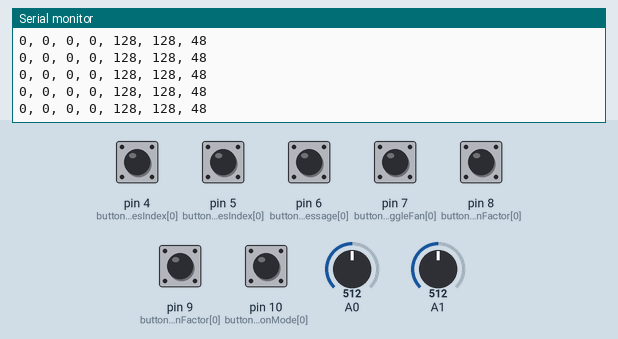
Recording of a sketch running on a simulated Arduino Uno, built with avr-gcc and run on an emulated ATmega328P. Parts: the last lines printed to the serial monitor. Inputs (shaded band) come from the test bench; at power-on: pin 4 (buttonIncrementMessagesIndex[0]), pin 5 (buttonDecrementMessagesIndex[0]), pin 6 (buttonReadyToDisplayMessage[0]), pin 7 (buttonToggleFan[0]), pin 8 (buttonIncrementSpeedReductionFactor[0]), pin 9 (buttonDecrementSpeedReductionFactor[0]), pin 10 (buttonToggleUnisonMode[0]) LOW, A0 = 512, A1 = 512.

Above: at 1.2 s.
1.3 s: A0 set to 415
At 2.3 s:
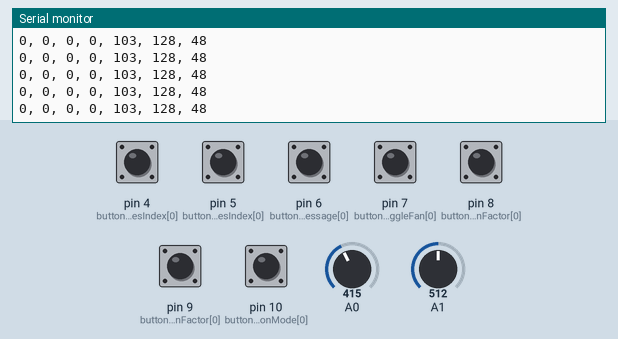
4.3 s: A0 set to 385
At 5.1 s:
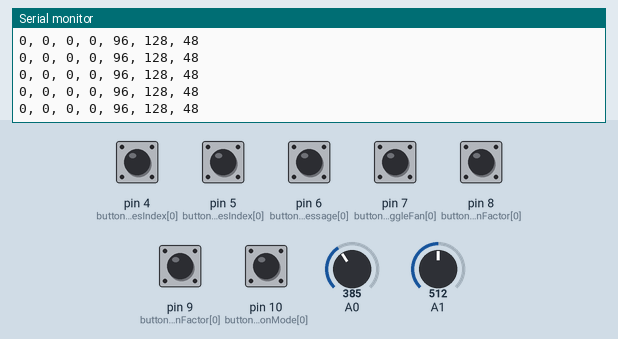
7.3 s: A1 set to 409
At 8.1 s:
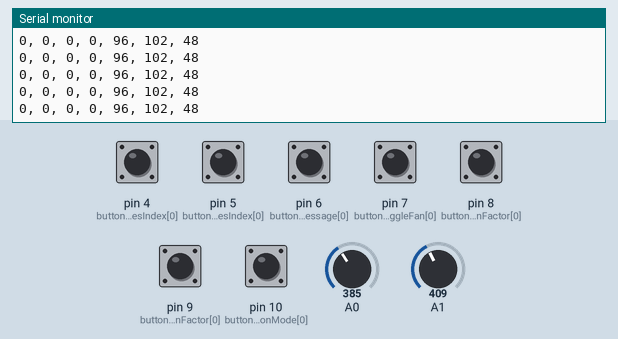
10.3 s: A1 set to 392
At 11.0 s:
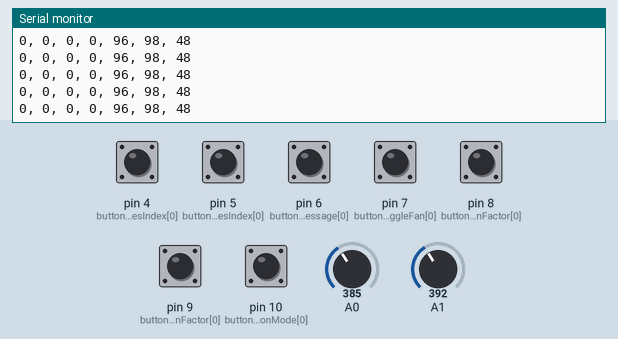
Timing chart, 0 to 13.3 s (numbered marks = the images above; inputs shaded):
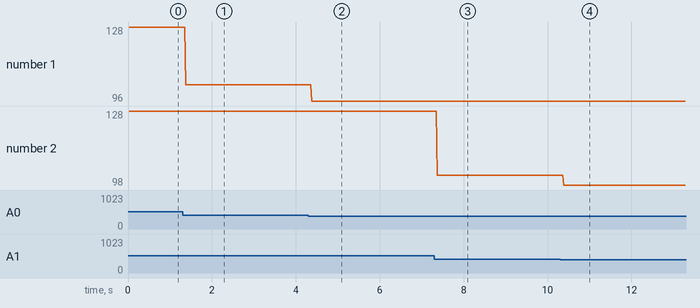

Measured:
- after the input at 1.3 s, the serial monitor: prints a new line after 0.08 s (image 1)
- after the input at 4.3 s, the serial monitor: prints a new line after 0.08 s (image 2)
- after the input at 7.3 s, the serial monitor: prints a new line after 0.07 s (image 3)
- after the input at 10.3 s, the serial monitor: prints a new line after 0.09 s (image 4)
- plotted number 1: 128 → 103 after the input at 1.3 s, 103 → 96 after the input at 4.3 s
- plotted number 2: 128 → 102 after the input at 7.3 s, 102 → 98 after the input at 10.3 s

The sketch:

trial01-controller.ino
```cpp
// ------ LIBRARIES ------ //
// We'll use SoftwareSerial to communicate with the XBee:
#include <SoftwareSerial.h>
// XBee's DOUT (TX) is connected to pin 2 (Arduino's Software RX)
// XBee's DIN (RX) is connected to pin 3 (Arduino's Software TX)
SoftwareSerial XBee(2, 3); // RX, TX
// ------ GLOBAL VARIABLES ------ //
// --- NAVIGATOR --- //
// Navigator Button Stuff
// for each button, the relevant info is stored in an array
// 0: pin number, 1: current button state, 2: last button state, 3: tell other functions to do stuff
int buttonIncrementMessagesIndex[4] = {4, 0, 0, 0};
int buttonDecrementMessagesIndex[4] = {5, 0, 0, 0};
int buttonReadyToDisplayMessage[4] = {6, 0, 0, 0};
// Navigator Message Stuff
const int lengthOfNavigatorMessagesArray = 6;
String navigatorMessagesArray[lengthOfNavigatorMessagesArray] = {"Hello, I'm string 1.", "Bonjour, je suis string 2.",
"Hi, I'm string 3.", "Salut, je suis string 4.", "Goodbye, said string 5.", "Au revoir, said string 6"};
int navigatorMessagesIndex = 0;

// --- WANDERER --- //
// --- Variables to Control the Wanderer's Movements and Fan --- //
// Wanderer Inputs
const int joystickXPin = 0;
const int joystickYPin = 1;
int joystickXValue = 0;
int joystickYValue = 0;
// for each button, the relevant info is stored in an array
// 0: pin number, 1: current button state, 2: last button state, 3: tell other functions to do stuff
int buttonToggleFan[4] = {7, 0, 0, 0};
int buttonIncrementSpeedReductionFactor[4] = {8, 0, 0, 0};
int buttonDecrementSpeedReductionFactor[4] = {9, 0, 0, 0};
int buttonToggleUnisonMode[4] = {10, 0, 0, 0};

// Fan
int fanOn = 0;
// Move in unison mode
int moveInUnisonMode = 0;
//0: unison mode off, 1-5: unison mode on
//1: up, 2: down, 3: left, 4: right, 5: stop
int navigatorDirectionCode = 0;

// --- Variables to Control the DC Motors' Speed --- //
// need to slow down the left motor so that its speed matches up with the speed of the right motor
// so I'll use the below factor to multiply this variable with the speed of the left motor to slow it down
int speedReductionFactor = 48; //0.465; // 0.448 0.45 with battery

// ------ SETUP ------ //
void setup() {
  XBee.begin(9600);
  Serial.begin(9600);
  Serial.println("Controller commencing...");
  // Set up button pins as inputs
  pinMode(buttonIncrementMessagesIndex[0],INPUT);
  pinMode(buttonDecrementMessagesIndex[0],INPUT);
  pinMode(buttonReadyToDisplayMessage[0],INPUT);
  pinMode(buttonToggleFan[0],INPUT);
  pinMode(buttonIncrementSpeedReductionFactor[0],INPUT);
  pinMode(buttonDecrementSpeedReductionFactor[0],INPUT);
  pinMode(buttonToggleUnisonMode[0],INPUT);
}

// ------ LOOP ------ //
void loop() {
//  Serial.print(digitalRead(buttonIncrementMessagesIndex[0]));
//  Serial.print(digitalRead(buttonDecrementMessagesIndex[0]));
//  Serial.print(digitalRead(buttonReadyToDisplayMessage[0]));
//  Serial.print(digitalRead(buttonToggleFan[0]));
//  Serial.print(digitalRead(buttonIncrementSpeedReductionFactor[0]));
//  Serial.print(digitalRead(buttonDecrementSpeedReductionFactor[0]));
//  Serial.print(digitalRead(buttonToggleUnisonMode[0]));
//  Serial.print(analogRead(joystickXPin));
//  Serial.println(analogRead(joystickYPin));

  // --- NAVIGATOR --- //
  // 1. increment the array index
  // 2. decrement the array index
  // 3. check if message is ready to be sent
  // 4. send info through xbee

  // 1. increment the array index
  buttonEdgeStateDetection(buttonIncrementMessagesIndex);
  navigatorMessagesIndex = incrementNavigatorMessagesIndex(navigatorMessagesIndex, buttonIncrementMessagesIndex[3], lengthOfNavigatorMessagesArray-1);
  // 2. decrement the array index
  buttonEdgeStateDetection(buttonDecrementMessagesIndex);
  navigatorMessagesIndex = decrementNavigatorMessagesIndex(navigatorMessagesIndex, buttonDecrementMessagesIndex[3]);
  // 3. check if message is ready to be sent
  buttonEdgeStateDetection(buttonReadyToDisplayMessage);
  // 4. send info through xbee
  // Sending stuff to XBee N for the navigator
  String navigatorMessagesIndexString = String(navigatorMessagesIndex);
  String buttonReadyToDisplayMessageString = String(buttonReadyToDisplayMessage[3]);
  XBee.print(navigatorMessagesIndexString);
  XBee.print(',');
  XBee.print(buttonReadyToDisplayMessageString);
  XBee.print(',');

  Serial.print(navigatorMessagesIndexString + ", " + buttonReadyToDisplayMessageString + ", ");

  // --- WANDERER --- //
  // 1. toggle fan on/off
  // 2. toggle unison mode on/off
  // 3. increment speed reduction factor
  // 4. decrement speed reduction factor
  // 5. multiply speed reduction by 100
  // 6. read joystick x
  // 7. read joystick y
  // 8. figure out direction code
  // 9. send info through xbee

  // 1. toggle fan on/off
  buttonEdgeStateDetection(buttonToggleFan);
  fanOn = toggleFanBasedOnButtonInput(buttonToggleFan[3], fanOn);
  // 2. toggle unison mode on/off
  buttonEdgeStateDetection(buttonToggleUnisonMode);
  moveInUnisonMode = toggleUnisonModeBasedOnButtonInput(buttonToggleUnisonMode[3], moveInUnisonMode);
  // 3. increment speed reduction factor
  buttonEdgeStateDetection(buttonIncrementSpeedReductionFactor);
  speedReductionFactor = incrementSpeedReductionFactor(buttonIncrementSpeedReductionFactor[3], speedReductionFactor);
  // 4. decrement speed reduction factor
  buttonEdgeStateDetection(buttonDecrementSpeedReductionFactor);
  speedReductionFactor = decrementSpeedReductionFactor(buttonDecrementSpeedReductionFactor[3], speedReductionFactor);
  // 5. multiply speed reduction by 100
//  speedReductionFactor *= 100;
  // 6. read joystick x
  joystickXValue = readAndSendJoystickXValue(joystickXPin);
  // 7. read joystick y
  joystickYValue = readAndSendJoystickYValue(joystickYPin);
  // 8. figure out direction code
  readJoystickXYValues(joystickXPin, joystickYPin);
  // 9. send info through xbee
  // Sending stuff to XBee W for the wanderer
  String navigatorDirectionCodeString = String(navigatorDirectionCode);
  String fanOnString = String(fanOn);
  String joystickXValueString = String(joystickXValue);
  String joystickYValueString = String(joystickYValue);
  String speedReductionFactorString = String(speedReductionFactor);
  XBee.print(navigatorDirectionCodeString);
  XBee.print(',');
  XBee.print(fanOnString);
  XBee.print(',');
  XBee.print(joystickXValueString);
  XBee.print(',');
  XBee.print(joystickYValueString);
  XBee.print(',');
  XBee.print(speedReductionFactorString);
  XBee.print('\n');

  Serial.println(navigatorDirectionCodeString + ", " + fanOnString + ", " + joystickXValueString + ", " + joystickYValueString + ", " + speedReductionFactorString);
}

// ------ CUSTOM FUNCTIONS ------ //
// ------ NAVIGATOR ------ //
void buttonEdgeStateDetection(int buttonInfoArray[]) {
  // read the pushbutton input pin:
  int buttonState = digitalRead(buttonInfoArray[0]);
  int lastButtonState = buttonInfoArray[2];
  buttonInfoArray[3] = 0;

  // compare the buttonState to its previous state
  if (buttonState != lastButtonState) {
    // if the state has changed, increment the counter
    if (buttonState == HIGH) {
      // if the current state is HIGH then the button went from off to on:
//      Serial.println("on");
      buttonInfoArray[3] = 1;
    } else {
      // if the current state is LOW then the button went from on to off:
//      Serial.println("off");
      buttonInfoArray[3] = 0;
    }
  }
  // save the current state as the last state, for next time through the loop
  lastButtonState = buttonState;

  buttonInfoArray[1] = buttonState;
  buttonInfoArray[2] = lastButtonState;
}

// 6. Input: 1. index of the array, state of the button that will affect the index, length of the array - 1
// Output: update the counter whenever the relevant button is pressed
int incrementNavigatorMessagesIndex(int counter, int buttonStateChanged, int counterMaxLimit) {
  // update the counter if the button was pressed
  if (buttonStateChanged == 1) {
    counter++;
    Serial.println("----------------------------------");
  }
  // don't let the counter go beyond the limits of the array's length
  if (counter >= counterMaxLimit) {
    counter=counterMaxLimit;
  }
  //Serial.println(counter);
  return counter;
}

// 7. Input: 1. index of the array, state of the button that will affect the index, length of the array - 1
// Output: update the counter whenever the relevant button is pressed
int decrementNavigatorMessagesIndex(int counter, int buttonStateChanged) {
  // update the counter if the button was pressed
  if (buttonStateChanged == 1) {
    counter--;
    Serial.println("********************************");
  }
  // don't let the counter go beyond the limits of the array's length
  if (counter <= 0) {
    counter=0;
  }
//  Serial.print("Counter: ");
//  Serial.println(counter);
  return counter;
}

// -------------------------------------------------------- //
// --- WANDERER CONTROLS --- //
// --- Functions to use the joystick's x and y axis inputs --- //
int readAndSendJoystickXValue(int inputPinX) {
  int inputValueX = analogRead(inputPinX);
  return inputValueX/4;
}

int readAndSendJoystickYValue(int inputPinY) {
  int inputValueY = analogRead(inputPinY);
  return inputValueY/4;
}

void readJoystickXYValues(int inputPinX, int inputPinY) {
  // x-value stuff
  int inputValueX = analogRead(inputPinX);
  int leftMinValue = 0;
  int leftMaxValue = 490;
  int rightMinValue = 530;
  int rightMaxValue = 1023;
  // y-value stuff
  int inputValueY = analogRead(inputPinY);
  int backwardMinValue = 0;
  int backwardMaxValue = 490;
  int forwardMinValue = 530;
  int forwardMaxValue = 1023;

  // if the x- and y-values are withing resting state, then stop the robot
  if (inputValueX < rightMinValue && inputValueX > leftMaxValue && inputValueY < forwardMinValue && inputValueY > backwardMaxValue) {
    if (moveInUnisonMode == 1) {
      navigatorDirectionCode = 5;
    } else {
      navigatorDirectionCode = 0;
    }
//    Serial.print("stop.");
  }
  // else, let the robot move in the desired direction(s)
  else {
    // if the x-value is greater than the resting value, then turn right
    if (inputValueX > rightMinValue) {
      if (moveInUnisonMode == 1) {
        navigatorDirectionCode = 4;
      } else {
        navigatorDirectionCode = 0;
      }
//      Serial.print("turn right.");
    }
    // else if the x-value is less than the resting value, then turn left
    if (inputValueX < leftMaxValue) {
      if (moveInUnisonMode == 1) {
        navigatorDirectionCode = 3;
      } else {
        navigatorDirectionCode = 0;
      }
//      Serial.print("turn left.");
    }
    // if the y-value is greater than the resting value, then move forward
    if (inputValueY > forwardMinValue) {
      if (moveInUnisonMode == 1) {
        navigatorDirectionCode = 1;
      } else {
        navigatorDirectionCode = 0;
      }
//      Serial.print("go forward.");
    }
    // else if the y-value is less than the resting value, then move backward
    if (inputValueY < backwardMaxValue) {
      if (moveInUnisonMode == 1) {
        navigatorDirectionCode = 2;
      } else {
        navigatorDirectionCode = 0;
      }
//      Serial.print("go backward.");
    }
  }
}

// --- Functions for reading buttons, and their consequences --- //
int toggleFanBasedOnButtonInput(int buttonStateChanged, int fanIsOn) {
  // update the counter if the button was pressed
  if (buttonStateChanged == 1) {
    if (fanIsOn == 1) {
      fanIsOn = 0;
      // turn off the fan
      //fanMotor->run(RELEASE);
    } else {
      fanIsOn = 1;
      // turn on the fan
      //fanMotor->run(FORWARD);
    }
  }
//  Serial.print(" Fan state: ");
//  Serial.print(fanIsOn);
  return fanIsOn;
}

int toggleUnisonModeBasedOnButtonInput(int buttonStateChanged, int unisonModeIsOn) {
  // update the counter if the button was pressed
  if (buttonStateChanged == 1) {
    unisonModeIsOn = !unisonModeIsOn;
  }
//  Serial.print(" Unison mode: ");
//  Serial.print(unisonModeIsOn);
  return unisonModeIsOn;
}

int incrementSpeedReductionFactor(int buttonStateChanged, float reductionFactor) {
  int upperLimit = 100;
  // increase the reduction factor if the button was pressed
  if (buttonStateChanged == 1) {
    reductionFactor += 1;
  }
  // prevent the reduction factor from becoming too high
  if (reductionFactor >= upperLimit) {
    reductionFactor = upperLimit;
  }
  return reductionFactor;
}

int decrementSpeedReductionFactor(int buttonStateChanged, float reductionFactor) {
  int lowerLimit = 0;
  // decrease the reduction factor if the button was pressed
  if (buttonStateChanged == 1) {
    reductionFactor -= 1;
  }
  // prevent the reduction factor from becoming too low
  if (reductionFactor <= lowerLimit) {
    reductionFactor = lowerLimit;
  }
  return reductionFactor;
}
```
